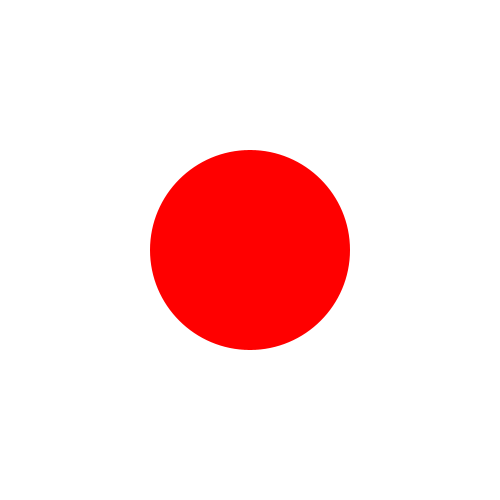
Frame 1 (no input)
Frame 60 (the mouse pressed at the canvas centre just before this capture): identical to frame 1, image omitted
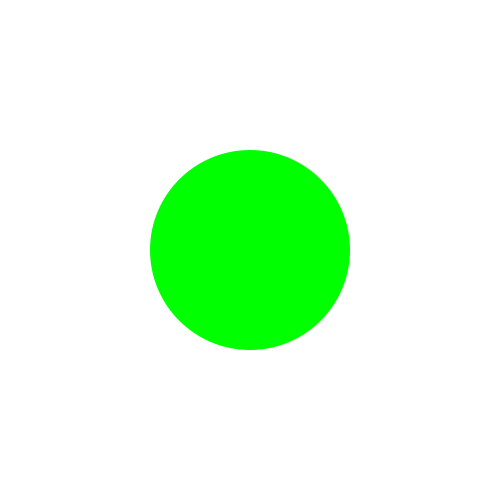
Frame 120 (the mouse held since frame 60 and released just before this capture)

The Processing sketch that drew these frames (run headless with seeded random() and noise(); from frame 60 on, the mouse is pressed at the canvas centre):

// Processing sketch: E17_Pythagorean_Theorem
// ── E17_Pythagorean_Theorem.pde
color buttonColor = color(255, 0, 0);

float radius = 100;
float x = 250;
float y = 250;

void setup() {
  size(500, 500);
}

void draw() {
  background(255);
  
  float distance = sqrt(pow(mouseX - x, 2) + pow(mouseY - y, 2));
  //float distance = dist(x, y, mouseX, mouseY);
  
  if (distance < radius && mousePressed) {
    buttonColor = color(0, 255, 0);
  } else {
    buttonColor = color(255, 0, 0);
  }
  
  fill(buttonColor);
  noStroke();
  
  translate(x, y);
  ellipse(0, 0, radius * 2, radius * 2);
}
